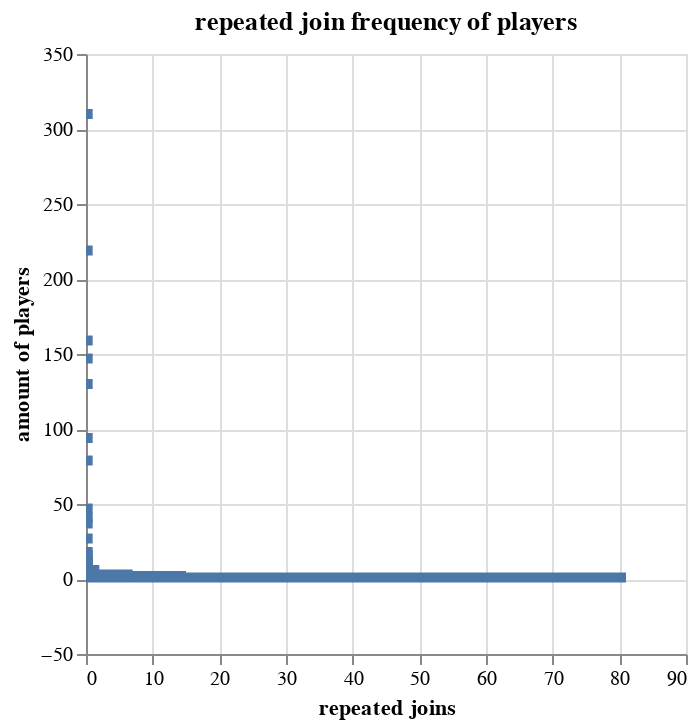

The notebook cell this image was saved under:
### Code cell
instances = alt.Chart(seshG).mark_bar().encode(
        x=alt.X("count()",title="repeated joins"), # 'Q' specifies a quantitative data type
        y=alt.Y("counts",title="amount of players"),
    
).properties(title="repeated join frequency of players")
instances

### Figure 1 — Vega-Lite specification as saved in the notebook (floating-point values rounded to 4 significant figures)
{"config": {"view": {"continuousWidth": 300, "continuousHeight": 300}}, "data": {"name": "data-b40e0d754cc5c173e423d22386b08194"}, "mark": {"type": "bar"}, "encoding": {"x": {"aggregate": "count", "title": "repeated joins", "type": "quantitative"}, "y": {"field": "counts", "title": "amount of players", "type": "quantitative"}}, "title": "repeated join frequency of players", "$schema": "https://vega.github.io/schema/vega-lite/v5.20.1.json", "datasets": {"data-b40e0d754cc5c173e423d22386b08194": [{"hashedEmail": "0088b5e134c3f0498a18c7ea6b8d77b4b0ff1636fc93355ccc95b45423367832", "counts": 2}, {"hashedEmail": "060aca80f8cfbf1c91553a72f4d5ec8034764b05ab59fe8e1cf0eee9a7b67967", "counts": 1}, {"hashedEmail": "0ce7bfa910d47fc91f21a7b3acd8f33bde6db57912ce0290fa0437ce0b97f387", "counts": 1}, {"hashedEmail": "0d4d71be33e2bc7266ee4983002bd930f69d304288a8663529c875f40f1750f3", "counts": 13}, {"hashedEmail": "0d70dd9cac34d646c810b1846fe6a85b9e288a76f5dcab9c1ff1a0e7ca200b3a", "counts": 2}, {"hashedEmail": "11006065e9412650e99eea4a4aaaf0399bc338006f85e80cc82d18b49f0e2aa4", "counts": 1}, {"hashedEmail": "119f01b9877fc5ea0073d05602a353b91c4b48e4cf02f42bb8d661b46a34b760", "counts": 1}, {"hashedEmail": "18936844e06b6c7871dce06384e2d142dd86756941641ef39cf40a9967ea14e3", "counts": 41}, {"hashedEmail": "1a2b92f18f36b0b59b41d648d10a9b8b20a2adff550ddbcb8cec2f47d4d881d0", "counts": 1}, {"hashedEmail": "1d2371d8a35c8831034b25bda8764539ab7db0f63938696917c447128a2540dd", "counts": 1}, {"hashedEmail": "200db0417ee70863c7e2a0f214c737476fb86de5869d0b907a077d726357e687", "counts": 1}, {"hashedEmail": "20ae3f8b5323674fe6e537bc91928841cfc2a00c1b36522fd25370bb6fa89d36", "counts": 2}, {"hashedEmail": "22a78bfd44e46931261d06864b92cf9a8fd77fb02bec66cb71646dd9da222a0d", "counts": 2}, {"hashedEmail": "23fe711e0e3b77f1da7aa221ab1192afe21648d47d2b4fa7a5a659ff443a0eb5", "counts": 1}, {"hashedEmail": "24d4892c2c3ce11d3e54c3bf31ee218901cac7a2f564911d67424c8fdf0874fe", "counts": 79}, {"hashedEmail": "25879aecc205544bc6505f9faf768356e0a3b7126057308ae3235f8a514e9a62", "counts": 1}, {"hashedEmail": "2917e2dacafed92d017b9f356ce90a442bea6e4ad59dbbb484a920398acb8974", "counts": 1}, {"hashedEmail": "2cfed571797b66cc810c32562fc5b0f70b5bec0f5250799245527135bbf9662e", "counts": 1}, {"hashedEmail": "336adf9b9070abb44eaec22a48b04d8cda6cf0c98a46eef37779a1dcb6f5b4bb", "counts": 3}, {"hashedEmail": "36d9cbb4c6bc0c1a6911436d2da0d09ec625e43e6552f575d4acc9cf487c4686", "counts": 130}, {"hashedEmail": "3caa832978e0596779f4ee7c686c4592fb6de893925025d25bf26be9a8cd03f5", "counts": 1}, {"hashedEmail": "42382bb2af563e6979c5b84d288cbb49bb2ef90b1bcf196c2902da4ce20eb7f3", "counts": 1}, {"hashedEmail": "42eafe96ed5c1684e3b5cc614d1b01a117173d3ec6898abcf1177d9822bd39f7", "counts": 11}, {"hashedEmail": "4b01bce3f141289709e8278b02ba5d2aaa7105d7ccb9c7deb37670a80e332774", "counts": 1}, {"hashedEmail": "4bed6f49b672974f706aa7f020b4f29020326bf594520593557cd381a51559b8", "counts": 1}, {"hashedEmail": "4bfad3613c71ace05644bf210195d9fb0d3d9513753ad2f8a16d1a80699bb906", "counts": 1}, {"hashedEmail": "55d24216db39c27e1f17cc43d3127cbf8ed76ada6d098202b53ded319855e2c1", "counts": 3}, {"hashedEmail": "577aa5f15468252b1c6f32dcd515012923476292e30f95e6b4128c770e993f92", "counts": 1}, {"hashedEmail": "5a340c0e3d1aa3e579efc625bd3e5bca7fc25f7115b68e9411f457464bfd3df4", "counts": 2}, {"hashedEmail": "5afb9b4ba7f0bb42d4e4d72ee21be8a51131a7677f0519b4606fdbf770eec750", "counts": 1}, {"hashedEmail": "5baba1651a0b92788bc0d6dcdf00be64af1cf9f0015bbeed204ddabd1d872e83", "counts": 1}, {"hashedEmail": "5c27e8b9fed2816b006dc8397ec04470b59339fd591a46a3eb7951b939b72984", "counts": 1}, {"hashedEmail": "5e0beb10f6163a508622ef25220d780bdd012a89dee571db77fc502980c0e57d", "counts": 1}, {"hashedEmail": "6b1cdc07fcc1f7ea09509341fd245dd34fdba386f14a493e9107c18604baedc9", "counts": 1}, {"hashedEmail": "6ca8a90e4f5c61bf36baf556d446873c4e894e7a62f91996aa237be64b0e183b", "counts": 1}, {"hashedEmail": "6fa105fac7f4f37350f21830db78cde153d8edda41d6f4f2d48c9785d605c5e5", "counts": 1}, {"hashedEmail": "7096b30972a32029244fc6171f21bc5996b51b8d75df7a94f003dead428988f9", "counts": 2}, {"hashedEmail": "70db3a16ef58cf8bf6d8658c426ba4a5fcd7523a0abdd413f14466c41181215d", "counts": 1}, {"hashedEmail": "710148466b44cb02ba894aa9005a4892e619250ebd01153055d6c7578fc1ea10", "counts": 1}, {"hashedEmail": "71453e425f07d10da4fa2b349c83e73ccdf0fb3312f778b35c5802c3292c87bd", "counts": 1}, {"hashedEmail": "71e724778a28bb0ebbdacb1328944dfef427525466b012b66e7554a65e401a16", "counts": 2}, {"hashedEmail": "722ab6d91280c439f2780767a1250889e93f75fc0ba0bc48175da022ab3e9ea9", "counts": 1}, {"hashedEmail": "75f275366c0dbb8b23957b97aaaf77db5d6517fb846d3d4d209bd391ae3d39f6", "counts": 1}, {"hashedEmail": "7a4686586d290c67179275c7c3dfb4ea02f4d317d9ee0e2cee98baa27877a875", "counts": 3}, {"hashedEmail": "7b17513f11968feaf6b02977885c436dc2a4549489ca25ef03022f9fbae19d81", "counts": 1}, {"hashedEmail": "7b5c323f9a9e21b6bcc2a8c431e96f9f2155c7b4318a68d3e7d9edd2018095a9", "counts": 1}, {"hashedEmail": "7c0ae28a5f85a515a8063f9ed989aa26c5ebcc64f6b7be2948c0b300c2c9bd47", "counts": 1}, {"hashedEmail": "7d71c49cbbce8dcf0276b2bfecfa2d16f22cb31a4024556d6085884298f2ee8d", "counts": 1}, {"hashedEmail": "7dc01f10bf20671ecfccdac23812b1b415acd42c2147cb0af4d48fcce2420f3e", "counts": 1}, {"hashedEmail": "7ea2a6532a9a7f33e1ad6067015746bbbbacaabb8cba0f430129f851c0aa59d9", "counts": 1}, {"hashedEmail": "80afc8e7137de6a232421e926c1e6e64ddeef1d8157c4439746bc00fcf91e8a7", "counts": 1}, {"hashedEmail": "82d2615c56f8bdb5e56c603d3c90096649eb944fe47e1c827219d8af0b9fc94a", "counts": 1}, {"hashedEmail": "88247d9a46fc214a12485dcbcbb03a8ddebfe8c1ec5fe209cd660147625c8e62", "counts": 6}, {"hashedEmail": "8af6e04a9067b009303e36cf39f7e7d53f9473e74b4633876ddd79769158b665", "counts": 1}, {"hashedEmail": "8b71f4d66a38389b7528bb38ba6eb71157733df7d1740371852a797ae97d82d1", "counts": 1}, {"hashedEmail": "8d2eed1f399e0d77cebb8fcc48ed19ad2fa8e3bb3fa683cb90e0ac6d42677bf2", "counts": 1}, {"hashedEmail": "8d713786e0bf0371cd928a91d32d1e37b14e14e49744cdebac90885c05c48afa", "counts": 1}, {"hashedEmail": "8e0aac3020b3fd9cdef4840b533b4b105aaf1ce1f6f2df3f328ba2a44cecfdc1", "counts": 3}, {"hashedEmail": "8e98b6db2053af0bc0e62cd55bcea5a08f23986dec3d02ca520ea039517e6744", "counts": 1}, {"hashedEmail": "8eae13e0f5823d9c48fe7b89695ea231f96f644f664bcc74c5a07f7d0a1135bd", "counts": 1}, {"hashedEmail": "90f1495942837b1cde67cc9e3119421e38183502a4c6dee304df3bf0c21e0dd0", "counts": 1}, {"hashedEmail": "93efabc9f7de58f44c457bac715cf8f9f44cd88cc574fc02624cac194d2f0ea5", "counts": 1}, {"hashedEmail": "951e54f7376e2b2f0915e9e3646c701af4a2fe839385b13f9e0084b08f8070bd", "counts": 1}, {"hashedEmail": "95aa10ff79645508dcff5c08da02a8f6ddd9016b44fb469347e5739b8865c613", "counts": 2}, {"hashedEmail": "96e190b0bf3923cd8d349eee467c09d1130af143335779251492eb4c2c058a5f", "counts": 8}, {"hashedEmail": "9782452b8e41d1f140374eec34c84f464df6ed12e2777e5b4f7150912b8ab78c", "counts": 18}, {"hashedEmail": "9955ab948064150d3686ef564389bdc6d6c60bc620a5ce3084b3dec4a7a006a7", "counts": 1}, {"hashedEmail": "9ba67e127e4e70d909f6237644bb4674b17bc6ae5c9e735f88cfc50e22b499c6", "counts": 1}, {"hashedEmail": "9c2a5275ada716508a7e66629dfbeaa4c03ca9eb5f30d2132f41de130c367c56", "counts": 1}, {"hashedEmail": "a175d4741dc84e6baf77901f6e8e0a06f54809a34e6b5211159bced346f7fb3e", "counts": 37}, {"hashedEmail": "a1e0438d568b9c05a93cadaf99969e4d44794d19dea31edd723cbc916f878c33", "counts": 3}, {"hashedEmail": "a2a0612e9a7da558cbac2ee3c816740324505a69a6e042c94aa1b67731f9ff01", "counts": 1}, {"hashedEmail": "ab1f44f93c3b828f55458971db393052d9711df3e0e7ff69540bfebfcec555ff", "counts": 2}, {"hashedEmail": "ad6390295640af1ed0e45ffc58a53b2d9074b0eea694b16210addd44d7c81f83", "counts": 147}, {"hashedEmail": "ae8d8a9dcf80b38466f89466201e6d594eb94d6994eda1617f7dfae9cb21bfb3", "counts": 2}, {"hashedEmail": "aea049eaa7cb10db386a62990220d205ceb2a4c473cae3ec7bab107278c26559", "counts": 1}, {"hashedEmail": "b3510c708bd50bf9f75e6e02bb6fe14edb705e0ea671ee769a45c613750e8b58", "counts": 10}, {"hashedEmail": "b622593d2ef8b337dc554acb307d04a88114f2bf453b18fb5d2c80052aeb2319", "counts": 94}, {"hashedEmail": "b674dd7ee0d24096d1c019615ce4d12b20fcbff12d79d3c5a9d2118eb7ccbb28", "counts": 1}, {"hashedEmail": "ba24bebe588a34ac546f8559850c65bc90cd9d51b821581bd6e25cff437a1081", "counts": 1}, {"hashedEmail": "ba9b943f7fd9b5078b20ece741c4cb6435418d5d8373b4fe3830487f6036095c", "counts": 1}, {"hashedEmail": "bc704ff2bc676dbf48ee41b9e11481c1387bf758ad318f2428f336e3fecc6660", "counts": 1}, {"hashedEmail": "bd10e7eab5531d5e82c9eebb929e2703f05367a90b0533074392a5f39a55c5d9", "counts": 1}, {"hashedEmail": "bda1905e54b6c745bcced9d59ce655a5bfd03c35cc6abdd8d1610e5c416f79d1", "counts": 1}, {"hashedEmail": "bfce39c89d6549f2bb94d8064d3ce69dc3d7e72b38f431d8aa0c4bf95ccee6bf", "counts": 219}, {"hashedEmail": "c121e4d197469bea90e21c0495001f4e21824adb98cbc6a40d54e66617cee174", "counts": 1}, {"hashedEmail": "c57fa94e436cf49a929d0168e47d26fec3d900b321775e280ef136979c01d5a4", "counts": 16}, {"hashedEmail": "c871393f513c68e313874ac9d192a0b8be7bf99a96bff0ab46beb343ee4217d5", "counts": 3}, {"hashedEmail": "ca20f724571080b997e0efa874b9611e9f280c1af5f68ff6231a9e5b5d79bcfe", "counts": 1}, {"hashedEmail": "cb00c16dc2043f435a7a8c2a473656e4119ffa7173bab7ec7455715173912498", "counts": 2}, {"hashedEmail": "d07befbac08be3d876d026ac0458651067001b39081d24724af3c95be76355e0", "counts": 1}, {"hashedEmail": "d13020f8d53c08c95e64f2254424a65c9c479fcfd866b21b850d200a2689a8b5", "counts": 2}, {"hashedEmail": "d3ca24e4d7fe8ffe2a821ebd3b841252950ca53e4d659a5f33b987e2cd42a1ec", "counts": 1}, {"hashedEmail": "d43af3bed5e9f1f31077233697c18f3f988a217bd0376a5f1a54d14964a38c36", "counts": 1}, {"hashedEmail": "d46bd29a2ed08e3500bd8729085ef4b6f0ca65baf4c756f88b6bedf7a18e0352", "counts": 1}, {"hashedEmail": "d48302dee689942b60f7e9756eba99d0be030df0ab6f553904a9dbbc44d0b5d5", "counts": 1}, {"hashedEmail": "d51a8c57269fe347b4b7760ec29c420832cb36a11c47569a9200872831910c05", "counts": 1}, {"hashedEmail": "d572f391d452b76ea2d7e5e53a3d38bfd7499c7399db299bd4fedb06a46ad5bb", "counts": 1}, {"hashedEmail": "d9473710057f7d42f36570f0be83817a4eea614029ff90cf50d8889cdd729d11", "counts": 1}, {"hashedEmail": "dbb20960cd4db4900dde7832e349dae46f7688583c8138b34785d9c7e509b5b9", "counts": 1}, {"hashedEmail": "dc73467f73263dd4a07838330dd1cc115aa3f8b03538911ee6aac048405939c4", "counts": 1}, {"hashedEmail": "e21a324ccf5c873bafe82e47d5137b36aa312ee4803eeb5cbc6cf945f9bb3f38", "counts": 1}, {"hashedEmail": "e3175c379bbb83c8786d2dd719cf844575aca24d2c81d643dc7f12f6227becf7", "counts": 1}, {"hashedEmail": "e3e1bef1ce259c995332635c0ec630a575713451cbe742d7ca93e4c03d0826df", "counts": 12}, {"hashedEmail": "e44041459da2102dc20147ed6f0db4753547be66fc4ddea037bafca64004de2d", "counts": 1}, {"hashedEmail": "e47ae138603b9a7d6e9b97554bac2daf0477b30e0a4f29ed9d3deacc3c7ec155", "counts": 1}, {"hashedEmail": "e74c60a92c0100e7240be56d66969db85856152b048c639331a3595f901461ae", "counts": 47}, {"hashedEmail": "ed3e6d043dee74fad932be44d0600f4502055198c511927b0c906f50b57d9582", "counts": 1}, {"hashedEmail": "f19e136ddde68f365afc860c725ccff54307dedd13968e896a9f890c40aea436", "counts": 6}, {"hashedEmail": "f1b432523542f90c61176a555ccb2144468d76c91a32d74082ab8c101f9d25b6", "counts": 1}, {"hashedEmail": "f2826fb8dbce4d450348f99cb27ade184b713998d9679780442efaaf218038f2", "counts": 7}, {"hashedEmail": "f3c813577c458ba0dfef80996f8f32c93b6e8af1fa939732842f2312358a88e9", "counts": 3}, {"hashedEmail": "f459ce1862ec9a43b6c714810390dfd632ed104eb11378b3a2a134b1b107bc75", "counts": 2}, {"hashedEmail": "f4f29f2465743ead8c3ce02fc84542afe33ae3c95ef56a42b8f7785550fe9e4a", "counts": 2}, {"hashedEmail": "f6daba428a5e19a3d47574858c13550499be23603422e6a0ee9728f8b53e192d", "counts": 27}, {"hashedEmail": "f707d141be44b2bf963eb171dbd14599059b4dda09aa002ba95ead4fa67273a7", "counts": 1}, {"hashedEmail": "f7875ae87a61632030d5c4029ee8cf081be7047b2b4a9c04ab5a706f59786197", "counts": 1}, {"hashedEmail": "f8f5477f5a2e53616ae37421b1c660b971192bd8ff77e3398304c7ae42581fdc", "counts": 159}, {"hashedEmail": "f9ac013b2f0bc2bd4928a6a0fc8a0aae8b5c4f2670cf9e18f547b7e72034c965", "counts": 2}, {"hashedEmail": "fb0005032363ec3b30c2ae668f78f5076b7e77de0c6a249e924eee608cd0a1fa", "counts": 4}, {"hashedEmail": "fc0224c81384770e93ca717f32713960144bf0b52ff67639433a5c06a653a882", "counts": 1}, {"hashedEmail": "fcab03c6d3079521e7f9665caed0f31fe3dae6b5ccb86e6cb58747a43aa8789f", "counts": 1}, {"hashedEmail": "fd6563a4e0f6f4273580e5fedbd8dda64990447aea5a33cbb5e894a3867ca44d", "counts": 310}, {"hashedEmail": "fe218a05c6c3fc6326f4f151e8cb75a2a9fa29e22b110d4c311fb58fb211f471", "counts": 1}, {"hashedEmail": "fef4e1bed8c3f6dcd7bcd39ab21bd402386155b2ff8c8e53683e1d2793bf1ed1", "counts": 1}]}}
